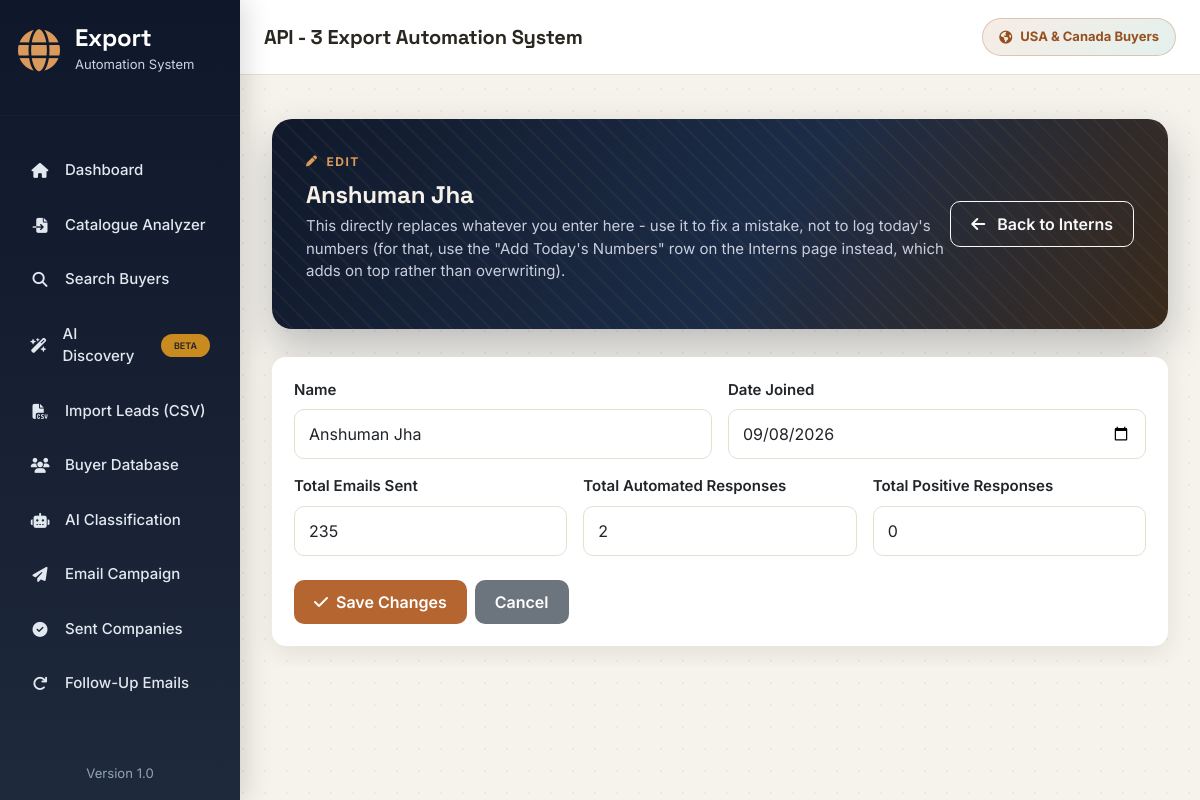
Page /team/3/edit on the earlier database version.
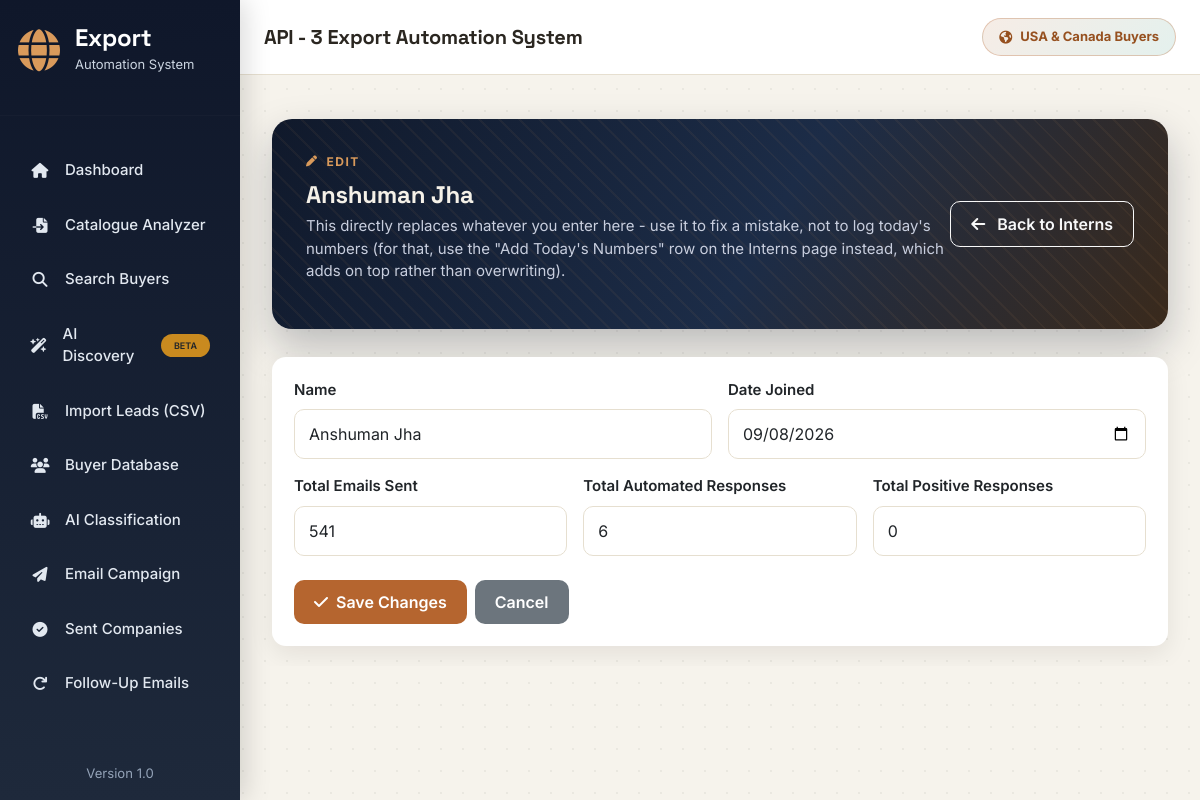
Same page on the later database version.
### app/models.py (models this page shows, shortened)
class Intern(db.Model):
    __tablename__ = "interns"
    id = db.Column(db.Integer, primary_key=True)
    name = db.Column(db.String(150), nullable=False)
    status = db.Column(db.String(20), default="Active")
    emails_sent = db.Column(db.Integer, default=0)
    automated_responses = db.Column(db.Integer, default=0)
    positive_responses = db.Column(db.Integer, default=0)
    date_joined = db.Column(db.Date, nullable=False)
    date_discontinued = db.Column(db.Date)
    created_at = db.Column(
        db.DateTime,
        default=datetime.utcnow
    )

### app/routes/team.py (the view, shortened to what this page needs)
@team_bp.route("/team/<int:intern_id>/edit", methods=["GET", "POST"])
def edit_intern(intern_id):
    repo = InternRepository()
    intern = repo.get(intern_id)
    if not intern:
        flash("That team member no longer exists.", "warning")
        return redirect(url_for("team.team"))
    return render_template(
        "edit_intern.html",
        intern=intern
    )

### app/services/database/intern_repository.py (called while the page is built)
    def get(self, intern_id):
        return Intern.query.get(intern_id)

### app/templates/edit_intern.html
{% extends "base.html" %}
{% block content %}
<div class="container mt-4 fade-up">
    <div class="hero-banner d-flex justify-content-between align-items-center">
        <div>
            <div class="hero-eyebrow">
                <i class="fa-solid fa-pen"></i>
                Edit
            </div>
            <h2>
                {{ intern.name }}
            </h2>
            <p>
                This directly replaces whatever you enter here - use it to
                fix a mistake, not to log today's numbers (for that, use
                the "Add Today's Numbers" row on the Interns page instead,
                which adds on top rather than overwriting).
            </p>
        </div>
        <a href="/team" class="btn btn-outline-light">
            <i class="fa-solid fa-arrow-left me-2"></i>
            Back to Interns
        </a>
    </div>
    <div class="card">
        <div class="card-body">
            <form method="POST">
                <div class="row g-3">
                    <div class="col-md-6">
                        <label class="form-label">Name</label>
                        <input
                            type="text"
                            name="name"
                            class="form-control"
                            value="{{ intern.name }}"
                            required>
                    </div>
                    <div class="col-md-6">
                        <label class="form-label">Date Joined</label>
                        <input
                            type="date"
                            name="date_joined"
                            class="form-control"
                            value="{{ intern.date_joined.strftime('%Y-%m-%d') if intern.date_joined else '' }}">
                    </div>
                    <div class="col-md-4">
                        <label class="form-label">Total Emails Sent</label>
                        <input
                            type="number"
                            name="emails_sent"
                            class="form-control"
                            min="0"
                            value="{{ intern.emails_sent }}">
                    </div>
                    <div class="col-md-4">
                        <label class="form-label">Total Automated Responses</label>
                        <input
                            type="number"
                            name="automated_responses"
                            class="form-control"
                            min="0"
                            value="{{ intern.automated_responses }}">
                    </div>
                    <div class="col-md-4">
                        <label class="form-label">Total Positive Responses</label>
                        <input
                            type="number"
                            name="positive_responses"
                            class="form-control"
                            min="0"
                            value="{{ intern.positive_responses }}">
                    </div>
                </div>
                <div class="mt-4 d-flex gap-2">
                    <button type="submit" class="btn btn-primary">
                        <i class="fa-solid fa-check me-1"></i> Save Changes
                    </button>
                    <a href="/team" class="btn btn-secondary">Cancel</a>
                </div>
            </form>
        </div>
    </div>
</div>
{% endblock %}

Differences in the rows shown:
changed Intern "Anshuman Jha": emails_sent "235" → "541"; automated_responses "2" → "6"
